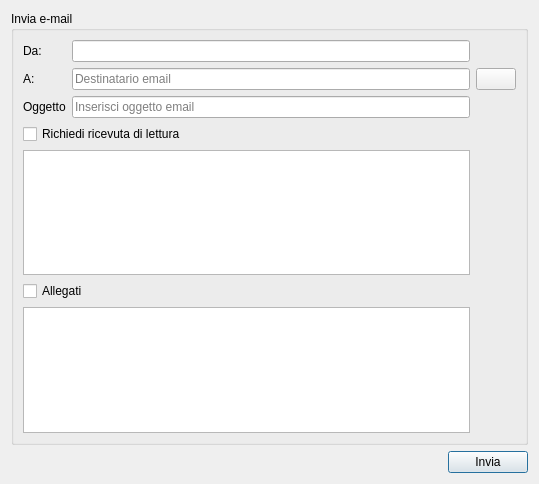
<?xml version="1.0" encoding="UTF-8"?>
<ui version="4.0">
 <class>email_send</class>
 <widget class="QDialog" name="email_send">
  <property name="geometry">
   <rect>
    <x>0</x>
    <y>0</y>
    <width>539</width>
    <height>484</height>
   </rect>
  </property>
  <layout class="QGridLayout" name="gridLayout">
   <item row="1" column="1">
    <widget class="QPushButton" name="invia">
     <property name="text">
      <string>Invia</string>
     </property>
     <property name="icon">
      <iconset resource="../fabaria.qrc">
       <normaloff>:/images/invio_mail.png</normaloff>:/images/invio_mail.png</iconset>
     </property>
    </widget>
   </item>
   <item row="1" column="0">
    <spacer name="horizontalSpacer">
     <property name="orientation">
      <enum>Qt::Horizontal</enum>
     </property>
     <property name="sizeHint" stdset="0">
      <size>
       <width>40</width>
       <height>20</height>
      </size>
     </property>
    </spacer>
   </item>
   <item row="0" column="0" colspan="2">
    <widget class="QGroupBox" name="groupBox">
     <property name="title">
      <string>Invia e-mail</string>
     </property>
     <layout class="QGridLayout" name="gridLayout_2">
      <item row="3" column="0" colspan="2">
       <widget class="QCheckBox" name="ricevuta">
        <property name="text">
         <string>Richiedi ricevuta di lettura</string>
        </property>
       </widget>
      </item>
      <item row="5" column="0" colspan="2">
       <widget class="QCheckBox" name="vis_al_list">
        <property name="text">
         <string>Allegati</string>
        </property>
       </widget>
      </item>
      <item row="2" column="0">
       <widget class="QLabel" name="label_4">
        <property name="text">
         <string>Oggetto</string>
        </property>
       </widget>
      </item>
      <item row="4" column="0" colspan="2">
       <widget class="QTextEdit" name="editor"/>
      </item>
      <item row="2" column="1">
       <widget class="QLineEdit" name="oggetto">
        <property name="placeholderText">
         <string>Inserisci oggetto email</string>
        </property>
       </widget>
      </item>
      <item row="0" column="0">
       <widget class="QLabel" name="label_2">
        <property name="text">
         <string>Da:</string>
        </property>
       </widget>
      </item>
      <item row="1" column="0">
       <widget class="QLabel" name="label_3">
        <property name="text">
         <string>A:</string>
        </property>
       </widget>
      </item>
      <item row="0" column="1">
       <widget class="QLineEdit" name="a_email"/>
      </item>
      <item row="6" column="0" colspan="2">
       <widget class="ListBoxEmail" name="list_file"/>
      </item>
      <item row="1" column="2">
       <widget class="QPushButton" name="rubrica">
        <property name="toolTip">
         <string>Seleziona email</string>
        </property>
        <property name="text">
         <string/>
        </property>
        <property name="icon">
         <iconset resource="../fabaria.qrc">
          <normaloff>:/images/system-users.png</normaloff>:/images/system-users.png</iconset>
        </property>
       </widget>
      </item>
      <item row="1" column="1">
       <widget class="QLineEdit" name="cc_email">
        <property name="placeholderText">
         <string>Destinatario email</string>
        </property>
       </widget>
      </item>
     </layout>
    </widget>
</item>
  </layout>
 </widget>
 <customwidgets>
  <customwidget>
   <class>ListBoxEmail</class>
   <extends>QListWidget</extends>
   <header>ListBox.h</header>
  </customwidget>
 </customwidgets>
 <tabstops>
  <tabstop>a_email</tabstop>
  <tabstop>cc_email</tabstop>
  <tabstop>rubrica</tabstop>
  <tabstop>oggetto</tabstop>
  <tabstop>ricevuta</tabstop>
  <tabstop>editor</tabstop>
  <tabstop>vis_al_list</tabstop>
  <tabstop>list_file</tabstop>
  <tabstop>invia</tabstop>
 </tabstops>
 <resources>
  <include location="../fabaria.qrc"/>
 </resources>
 <connections/>
</ui>
